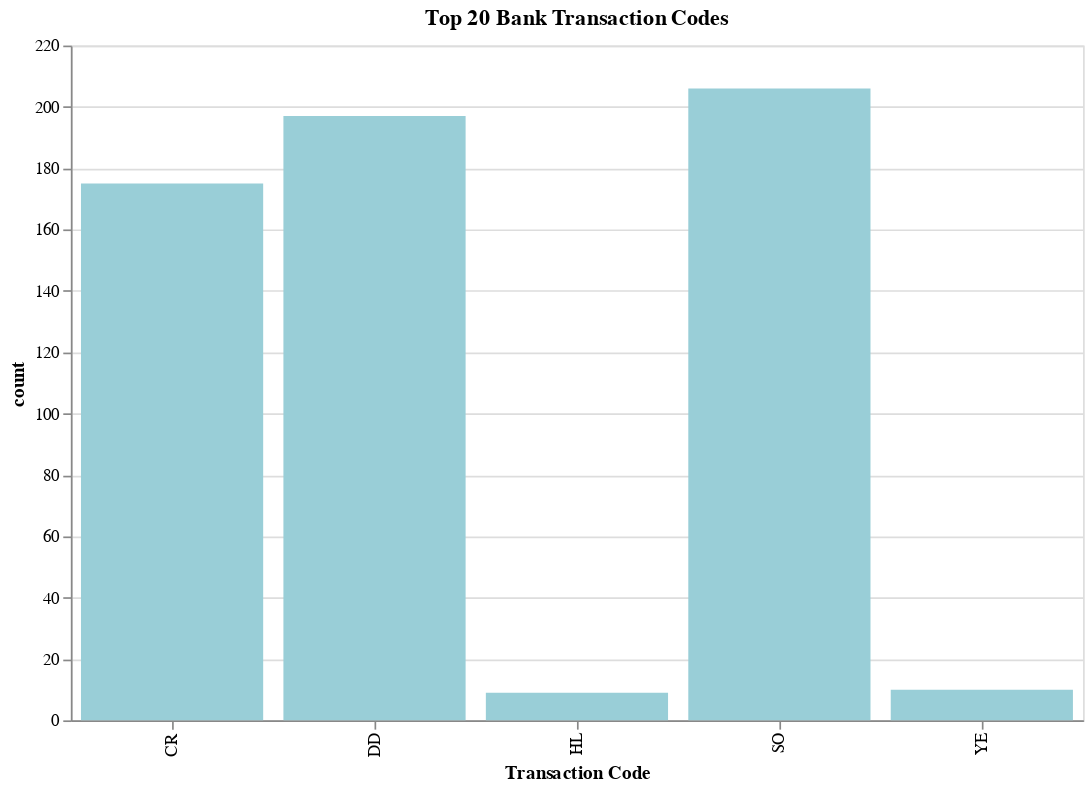

The notebook cell this image was saved under:
### Code cell
top_transaction_codes=df1['bank_transaction_code'].value_counts().to_frame().reset_index().rename(columns={'index':'Transaction Code','bank_transaction_code':'count'})[:5]
alt.Chart(top_transaction_codes).mark_bar(color="#99CED7").encode(
    x='Transaction Code:N',
    y='count:Q',
    tooltip=['Transaction Code','count']
).properties(height=400,width=600,title="Top 20 Bank Transaction Codes")

### Figure 1 — Vega-Lite specification as saved in the notebook (floating-point values rounded to 4 significant figures)
{"config": {"view": {"continuousWidth": 400, "continuousHeight": 300}}, "data": {"name": "data-18de0fae84084faf8c0501b300287957"}, "mark": {"type": "bar", "color": "#99CED7"}, "encoding": {"tooltip": [{"type": "nominal", "field": "Transaction Code"}, {"type": "quantitative", "field": "count"}], "x": {"type": "nominal", "field": "Transaction Code"}, "y": {"type": "quantitative", "field": "count"}}, "height": 400, "title": "Top 20 Bank Transaction Codes", "width": 600, "$schema": "https://vega.github.io/schema/vega-lite/v4.8.1.json", "datasets": {"data-18de0fae84084faf8c0501b300287957": [{"Transaction Code": "SO", "count": 206}, {"Transaction Code": "DD", "count": 197}, {"Transaction Code": "CR", "count": 175}, {"Transaction Code": "YE", "count": 10}, {"Transaction Code": "HL", "count": 9}]}}
